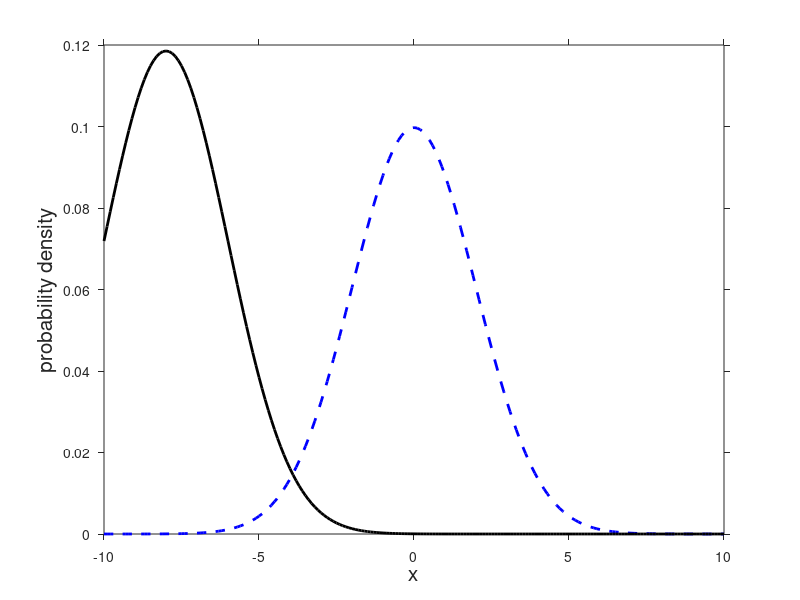

The MATLAB script that drew this image:
close all;
clear all;
clc
%% first curve
% Initialization 
x = -10:.1:10;
a = -10;
b = 10;
miu = 0;
sigma = 2;
% Formula 
norm = normpdf(x, miu, sigma);
Fnorma = (1/2) * (1 + erf((1/sigma)*(a-miu)/sqrt(2)));
Fnormb = (1/2) * (1 + erf((1/sigma)*(b-miu)/sqrt(2)));
y = (1/2) * norm / (Fnormb - Fnorma);
% Draw curve
figure('Position', [50,50,600,500], 'Name', 'Truncated Normal Dustribution',...
    'Color', [1,1,1]);
plot(x, y,'b--', 'LineWidth', 2)
% Setting 
set(gca, 'FontSize', 10, 'TickDir', 'out', 'TickLength', [0.01,0.01])
xlabel('x', 'FontSize', 15);ylabel('probability density', 'FontSize', 15)
hold on
%% second curve
miu1 = -8;
sigma1 = 2;

norm1 = normpdf(x, miu1, sigma1);
Fnorma1 = (1/2) * (1 + erf((1/sigma1)*(a-miu1)/sqrt(2)));
Fnormb1 = (1/2) * (1 + erf((1/sigma1)*(b-miu1)/sqrt(2)));
y1 = (1/2) * norm1 / (Fnormb1 - Fnorma1);

plot(x, y1,'k-', 'LineWidth', 2)
